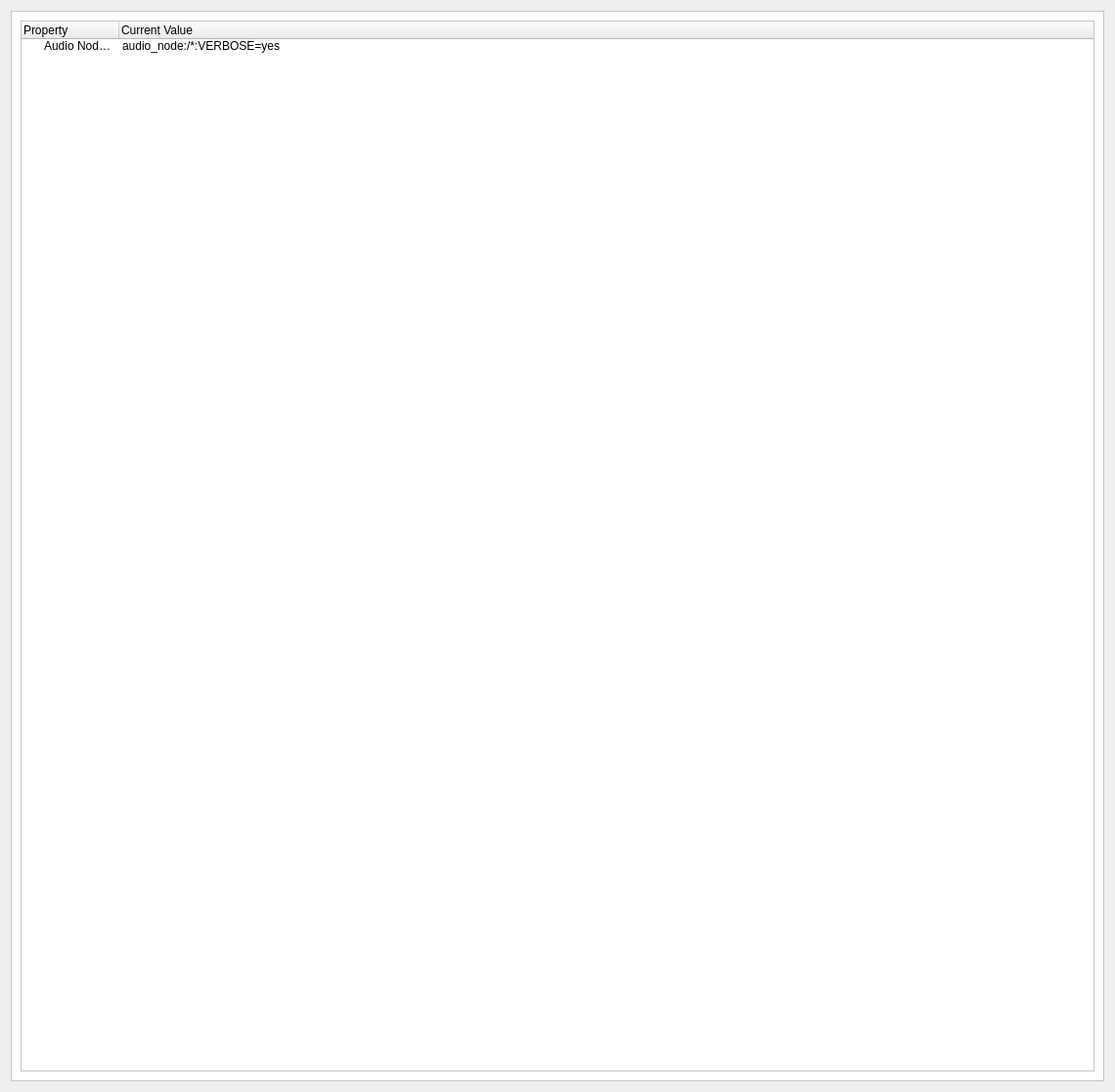
<?xml version="1.0" encoding="UTF-8"?>
<ui version="4.0">
 <class>Form_myMainWidget</class>
 <widget class="QWidget" name="Form_myMainWidget">
  <property name="geometry">
   <rect>
    <x>0</x>
    <y>0</y>
    <width>1140</width>
    <height>1116</height>
   </rect>
  </property>
  <property name="sizePolicy">
   <sizepolicy hsizetype="Fixed" vsizetype="Fixed">
    <horstretch>0</horstretch>
    <verstretch>0</verstretch>
   </sizepolicy>
  </property>
  <property name="minimumSize">
   <size>
    <width>1140</width>
    <height>1116</height>
   </size>
  </property>
  <property name="windowTitle">
   <string>Form</string>
  </property>
  <layout class="QGridLayout" name="gridLayout_3">
   <item row="0" column="0">
    <widget class="QFrame" name="theMainFrame">
     <property name="palette">
      <palette>
       <active>
        <colorrole role="Base">
         <brush brushstyle="SolidPattern">
          <color alpha="255">
           <red>255</red>
           <green>255</green>
           <blue>255</blue>
          </color>
         </brush>
        </colorrole>
        <colorrole role="Window">
         <brush brushstyle="SolidPattern">
          <color alpha="255">
           <red>255</red>
           <green>255</green>
           <blue>255</blue>
          </color>
         </brush>
        </colorrole>
       </active>
       <inactive>
        <colorrole role="Base">
         <brush brushstyle="SolidPattern">
          <color alpha="255">
           <red>255</red>
           <green>255</green>
           <blue>255</blue>
          </color>
         </brush>
        </colorrole>
        <colorrole role="Window">
         <brush brushstyle="SolidPattern">
          <color alpha="255">
           <red>255</red>
           <green>255</green>
           <blue>255</blue>
          </color>
         </brush>
        </colorrole>
       </inactive>
       <disabled>
        <colorrole role="Base">
         <brush brushstyle="SolidPattern">
          <color alpha="255">
           <red>255</red>
           <green>255</green>
           <blue>255</blue>
          </color>
         </brush>
        </colorrole>
        <colorrole role="Window">
         <brush brushstyle="SolidPattern">
          <color alpha="255">
           <red>255</red>
           <green>255</green>
           <blue>255</blue>
          </color>
         </brush>
        </colorrole>
       </disabled>
      </palette>
     </property>
     <property name="autoFillBackground">
      <bool>true</bool>
     </property>
     <property name="frameShape">
      <enum>QFrame::StyledPanel</enum>
     </property>
     <property name="frameShadow">
      <enum>QFrame::Raised</enum>
     </property>
     <layout class="QHBoxLayout" name="horizontalLayout">
      <item>
       <widget class="QTreeWidget" name="treeWidget">
        <property name="accessibleDescription">
         <string>jvx_properties</string>
        </property>
        <column>
         <property name="text">
          <string>Property</string>
         </property>
        </column>
        <column>
         <property name="text">
          <string>Current Value</string>
         </property>
        </column>
        <item>
         <property name="text">
          <string>Audio Node properties</string>
         </property>
         <property name="text">
          <string>audio_node:/*:VERBOSE=yes</string>
         </property>
        </item>
       </widget>
      </item>
     </layout>
    </widget>
   </item>
  </layout>
 </widget>
 <resources>
  <include location="jvxMyNewHost.qrc"/>
 </resources>
 <connections/>
 <slots>
  <slot>automaticSteeringToggled(bool)</slot>
  <slot>bypassToggled(bool)</slot>
 </slots>
</ui>
